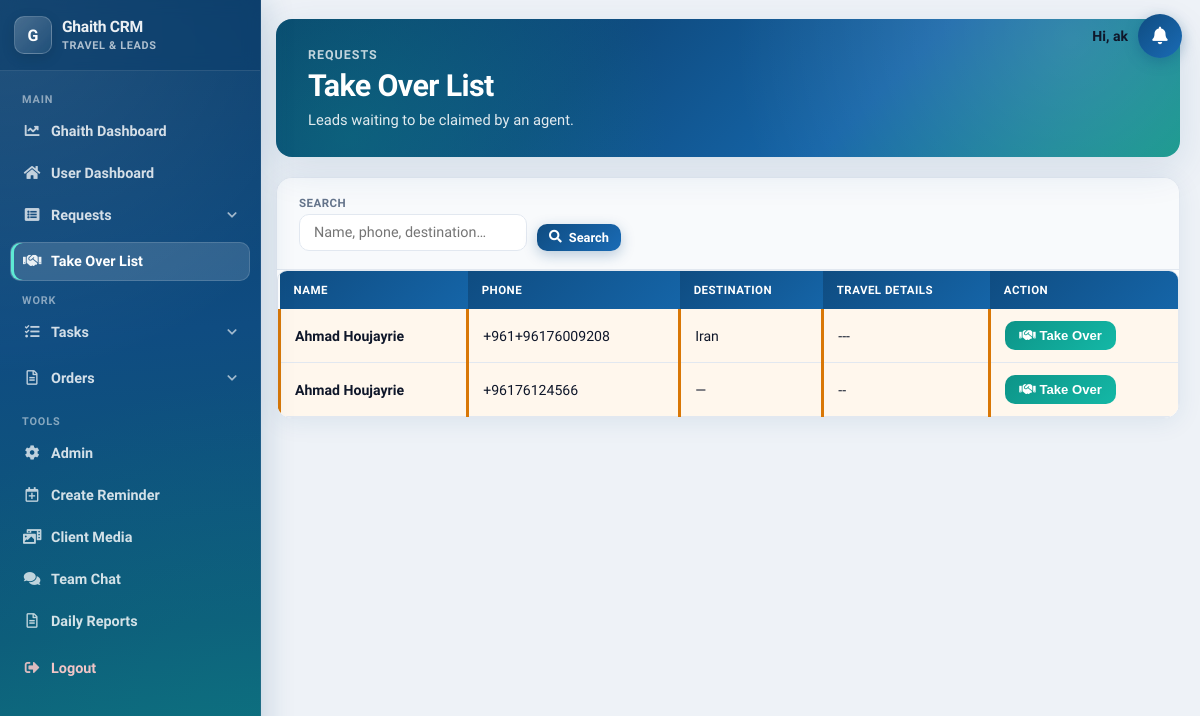
The page /takeover/ (signed in) on the database as committed earlier.
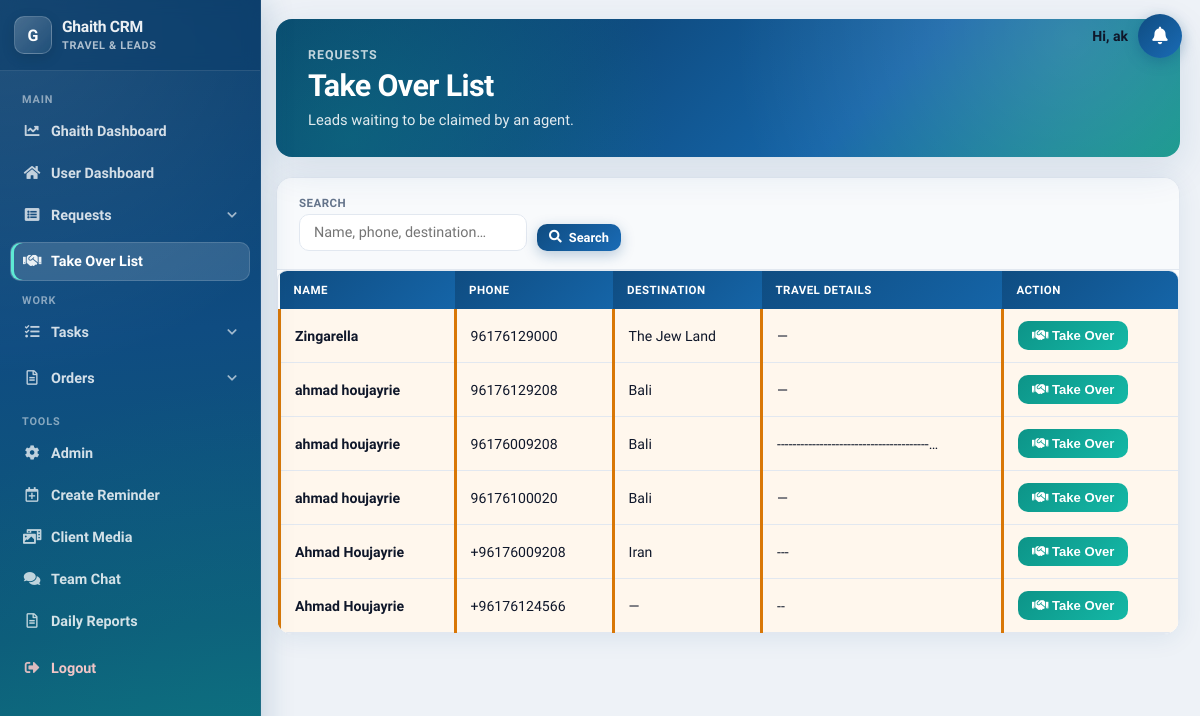
The same page on the database as committed later.
### display/models.py (models this page shows, shortened)
class Lead(models.Model):
    reason_of_travel = models.TextField(blank=True, null=True)
    why_this_destination = models.TextField(blank=True, null=True)
    travel_dates_flexible = models.BooleanField(blank=True, default=False)
    budget_range_from = models.PositiveIntegerField(blank=True, null=True)
    budget_range_to = models.PositiveIntegerField(blank=True, null=True)
    name = models.CharField(max_length=100)
    email = models.EmailField(blank=True, null=True)
    country_code = models.CharField(max_length=5, default='+961')
    phone = models.CharField(max_length=15)
    CHANNEL_CHOICES = [
        ('', 'Select Channel'),
        ('Facebook', 'Facebook'),
        ('Whatsapp', 'Whatsapp'),
        ('Referral', 'Referral'),
        ('Direct', 'Direct'),
        ('Website', 'Website'),
        ('Instagram', 'Instagram'),
    ]
    channel = models.CharField(max_length=100, choices=CHANNEL_CHOICES, blank=True)
    SERVICE_CHOICES = [
        ('hotel', 'Hotel'),
        ('ticket', 'Ticket'),
        ('visa', 'Visa'),
        ('package', 'Package'),
        ('travel insurance', 'Travel Insurance'),
    ]
    STATUS_CHOICES = [
        ('onhold', 'On Hold'),
        ('processing', 'Processing'),
        ('negotiation', 'Negotiation'),
        ('finalized', 'Finalized'),
        ('followup', 'Follow-Up'),
        ('done', 'Unqualified'),
    ]
    type_of_service = models.CharField(max_length=50, choices=SERVICE_CHOICES, blank=True, default='')
    status = models.CharField(max_length=50, choices=STATUS_CHOICES, blank=True, default='onhold')
    status_changed_at = models.DateTimeField(null=True, blank=True)
    destination = models.CharField(max_length=200, blank=True, choices=get_destination_choices)
    pax = models.CharField(max_length=100, blank=True, default='')
    duration = models.CharField(max_length=200, blank=True, default='')
    travel_date_from = models.DateField(blank=True, null=True)
    travel_date_to = models.DateField(blank=True, null=True)
    selling_price = models.CharField(max_length=200, blank=True)
    net = models.CharField(max_length=200, blank=True, default='')
    profit = models.CharField(max_length=200, blank=True)
    date_notes = models.TextField(blank=True, null=True)
    special_request = models.TextField(blank=True)
    urgent = models.BooleanField(default=False)
    assignment_notes = models.TextField(blank=True)
    supplier = models.CharField(max_length=200, blank=True)
    sold = models.BooleanField(blank=True, default=False)
    lost = models.BooleanField(blank=True, default=False)
    finalization_notes = models.TextField(blank=True, null=True)
    assigned_to = models.ForeignKey(User, on_delete=models.CASCADE, related_name="current")
    assigned_at = models.DateTimeField(null=True, blank=True)
    attachments = models.ManyToManyField(Attachment, blank=True)
    follow_up = models.DateField(blank=True, null=True)
    created_at = models.DateTimeField(auto_now_add=True, editable=False)
    last_modified = models.DateTimeField(auto_now=True, editable=True)
    takeover = models.BooleanField(default=True)
    special_takeover = models.BooleanField(default=False)  # New field
    takeover_added_at = models.DateTimeField(null=True, blank=True)
    period = models.PositiveIntegerField(default=20)
    is_archived = models.BooleanField(default=False)
    offer_prepared = models.BooleanField(default=False)
    offer_details = models.TextField(blank=True, null=True)
    moved_to_negotiation = models.BooleanField(default=False)  # New field

### display/views.py (the view, shortened to what this page needs)
# urls.py: path('takeover/', views.takeover_list, name='takeover_list'),
@login_required(login_url="/login/")
def takeover_list(request):
    search_query = request.GET.get('search', '')
    leads = Lead.objects.filter(takeover=True).order_by('-created_at')
    for lead in leads:
        if lead.takeover_added_at and lead.takeover_added_at < timezone.now() - timedelta(hours=5):
            lead.is_highlighted = True
        else:
            lead.is_highlighted = False
    return render(request, 'takeover_list.html', {
        'leads': leads,
    })

### display/templates/takeover_list.html (shortened to what this page needs)
<!DOCTYPE html>
<html lang="en">
<head>
</head>
<body>
{% include 'navbar.html' %}
<div class="req-wrap">
    <header class="req-hero">
        <div class="req-hero__bg"></div>
        <div class="req-hero__content">
            <div class="req-hero__eyebrow">Requests</div>
            <h1 class="req-hero__title">Take Over List</h1>
            <p class="req-hero__sub">Leads waiting to be claimed by an agent.</p>
        </div>
    </header>
    <div class="req-card">
        <div class="req-filters">
            <form method="GET" action="{% url 'takeover_list' %}">
                <div class="req-filter-group">
                    <span class="req-filter-label">Search</span>
                    <input type="text" name="search" placeholder="Name, phone, destination…" class="req-input" value="{{ request.GET.search }}">
                </div>
                <button type="submit" class="req-btn req-btn--primary req-btn--sm"><i class="fas fa-search"></i> Search</button>
            </form>
        </div>
        <div class="req-table-wrap">
            <table class="req-table table">
                <thead>
                    <tr><th>Name</th><th>Phone</th><th>Destination</th><th>Travel Details</th><th>Action</th></tr>
                </thead>
                <tbody>
                    {% for lead in leads %}
                    <tr class="{% if lead.is_highlighted %}highlighted{% endif %}">
                        <td data-label="Name"><strong>{{ lead.name }}</strong></td>
                        <td data-label="Phone">{{ lead.phone }}</td>
                        <td data-label="Destination">{{ lead.destination|default:"—" }}</td>
                        <td data-label="Details">{{ lead.reason_of_travel|truncatechars:40|default:"—" }}</td>
                        <td data-label="Action">
                            <button type="button" class="takeover-button" data-lead-id="{{ lead.id }}"><i class="fas fa-handshake"></i> Take Over</button>
                        </td>
                    </tr>
                    {% empty %}
                    <tr><td colspan="5"><div class="req-empty"><i class="fas fa-inbox"></i>No leads in takeover list.</div></td></tr>
                    {% endfor %}
                </tbody>
            </table>
        </div>
    </div>
</div>
</body>
</html>

### dashboard/templates/navbar.html
﻿{% include 'shared/navbar_unified.html' %}

### display/templates/shared/navbar_unified.html (shortened to what this page needs)
{% load static %}
<link rel="stylesheet" href="https://cdnjs.cloudflare.com/ajax/libs/font-awesome/5.15.4/css/all.min.css">
<link rel="stylesheet" type="text/css" href="{% static 'css/navbar-unified.css' %}">
<link rel="stylesheet" type="text/css" href="{% static 'css/requests-modern.css' %}">
<link rel="stylesheet" type="text/css" href="{% static 'css/app-modern-global.css' %}">
{% include 'shared/notification_bell.html' %}
<aside class="app-nav" id="appNav">
  <div class="app-nav__header">
    <div class="app-nav__brand">
      <span class="app-nav__brand-mark" aria-hidden="true">G</span>
      <div class="app-nav__brand-text">
        <strong>Ghaith CRM</strong>
        <small>Travel &amp; Leads</small>
      </div>
    </div>
  </div>
  <nav class="app-nav__menu" aria-label="Main">
    <div class="app-nav__section-label">Main</div>
    <a class="app-nav__item" href="{% url 'stats_dashboard' %}">
      <i class="fas fa-chart-line"></i><span>Ghaith Dashboard</span>
    </a>
    <a class="app-nav__item" href="{% url 'calendar' %}">
      <i class="fas fa-home"></i><span>User Dashboard</span>
    </a>
    <details class="app-nav__group">
      <summary><i class="fas fa-list-alt"></i><span>Requests</span><i class="fas fa-chevron-down app-nav__chevron" aria-hidden="true"></i></summary>
    </details>
    <a class="app-nav__item" href="{% url 'takeover_list' %}">
      <i class="fas fa-handshake"></i><span>Take Over List</span>
    </a>
    <div class="app-nav__section-label">Work</div>
    <details class="app-nav__group">
      <summary><i class="fas fa-tasks"></i><span>Tasks</span><i class="fas fa-chevron-down app-nav__chevron" aria-hidden="true"></i></summary>
    </details>
    <details class="app-nav__group">
      <summary><i class="far fa-file-alt"></i><span>Orders</span><i class="fas fa-chevron-down app-nav__chevron" aria-hidden="true"></i></summary>
    </details>
    <div class="app-nav__section-label">Tools</div>
    {% if user.is_staff %}
    <a class="app-nav__item" href="{% url 'admin:index' %}">
      <i class="fas fa-cog"></i><span>Admin</span>
    </a>
    {% endif %}
    <a class="app-nav__item" href="{% url 'event_new' %}" target="_blank" rel="noopener noreferrer">
      <i class="far fa-calendar-plus"></i><span>Create Reminder</span>
    </a>
    <a class="app-nav__item" href="{% url 'client_media_uploads_list' %}">
      <i class="fas fa-photo-video"></i><span>Client Media</span>
    </a>
    <a class="app-nav__item" href="{% url 'notifications_chat' %}">
      <i class="fas fa-comments"></i><span>Team Chat</span>
    </a>
    <a class="app-nav__item" href="{% url 'list_daily_reports' %}">
      <i class="far fa-file-alt"></i><span>Daily Reports</span>
    </a>
    <a class="app-nav__item app-nav__item--danger" href="{% url 'logout-user' %}">
      <i class="fas fa-sign-out-alt"></i><span>Logout</span>
    </a>
  </nav>
</aside>

### display/templates/shared/notification_bell.html (shortened to what this page needs)
{% load static %}
{% if user.is_authenticated %}
<link rel="stylesheet" href="{% static 'css/crm-notifications.css' %}">
<div class="crm-notify" id="crmNotify">
  <span class="crm-notify__greeting">Hi, {% if user.get_full_name %}{{ user.get_full_name }}{% else %}{{ user.username }}{% endif %}</span>
  <button type="button" class="crm-notify__bell" id="crmNotifyBell" aria-label="Notifications" aria-expanded="false">
    <i class="fas fa-bell"></i>
  </button>
</div>
{% endif %}

### static/css/navbar-unified.css (style rules this page uses)
.app-nav { position: fixed; top: 0; left: 0; width: 260px; height: 100vh; z-index: 1001; overflow-y: auto; overflow-x: clip; font-family: var(--req-font, 'Plus Jakarta Sans', system-ui, sans-serif); color: rgba(255, 255, 255, 0.92); background: linear-gradient(175deg, #0a3d6b 0%, #0f4c81 42%, #0d5a7a 78%, #0d9488 140%); box-shadow: 4px 0 28px rgba(15, 76, 129, 0.18); border-right: 1px solid rgba(255, 255, 255, 0.08); }
.app-nav::before { content: ''; position: absolute; inset: 0; background: radial-gradient(circle at 0% 0%, rgba(255, 255, 255, 0.1) 0%, transparent 45%), radial-gradient(circle at 100% 100%, rgba(13, 148, 136, 0.25) 0%, transparent 50%); pointer-events: none; }
.app-nav__header { position: sticky; top: 0; z-index: 2; display: flex; align-items: center; justify-content: space-between; gap: 10px; padding: 16px 14px; border-bottom: 1px solid rgba(255, 255, 255, 0.12); background: rgba(10, 61, 107, 0.55); backdrop-filter: blur(8px); }
.app-nav__brand { display: flex; align-items: center; gap: 10px; min-width: 0; }
.app-nav__brand-mark { flex-shrink: 0; width: 36px; height: 36px; border-radius: 10px; display: inline-flex; align-items: center; justify-content: center; font-size: 1rem; font-weight: 800; color: #fff; background: linear-gradient(135deg, rgba(255, 255, 255, 0.22), rgba(255, 255, 255, 0.06)); border: 1px solid rgba(255, 255, 255, 0.2); box-shadow: 0 4px 14px rgba(0, 0, 0, 0.12); }
.app-nav__brand-text { display: flex; flex-direction: column; min-width: 0; }
.app-nav__brand-text strong { font-size: 0.98rem; font-weight: 800; letter-spacing: -0.02em; line-height: 1.2; }
.app-nav__brand-text small { font-size: 0.68rem; font-weight: 600; letter-spacing: 0.06em; text-transform: uppercase; opacity: 0.72; margin-top: 2px; }
.app-nav__menu { position: relative; z-index: 1; padding: 12px 10px 20px; }
.app-nav__section-label { padding: 10px 12px 6px; font-size: 0.68rem; font-weight: 700; letter-spacing: 0.08em; text-transform: uppercase; color: rgba(255, 255, 255, 0.5); }
.app-nav__item, .app-nav__group > summary, .app-nav__group > a { display: flex; align-items: center; gap: 10px; width: 100%; box-sizing: border-box; color: rgba(255, 255, 255, 0.82); text-decoration: none; padding: 10px 12px; border-radius: var(--req-radius-sm, 10px); margin-bottom: 3px; font-size: 0.9rem; font-weight: 600; border: 1px solid transparent; transition: background 0.15s ease, color 0.15s ease, border-color 0.15s ease; }
.app-nav__group > summary > span { flex: 1; min-width: 0; }
.app-nav__item > i, .app-nav__group > summary > i:not(.app-nav__chevron) { width: 18px; flex-shrink: 0; text-align: center; opacity: 0.9; font-size: 0.92rem; }
.app-nav__item.is-active, .app-nav__group > a.is-active { background: rgba(255, 255, 255, 0.14); color: #fff; border-color: rgba(255, 255, 255, 0.14); box-shadow: inset 3px 0 0 #5eead4; }
.app-nav__item--danger { margin-top: 8px; color: rgba(254, 202, 202, 0.95); }
.app-nav__group { margin-bottom: 4px; }
.app-nav__group > summary { list-style: none; cursor: pointer; padding-right: 10px; }
.app-nav__group > summary::marker { content: ''; display: none; }
.app-nav__chevron { flex-shrink: 0; margin-left: auto; width: 14px; font-size: 0.68rem; opacity: 0.75; text-align: center; transition: transform 0.2s ease; }

### static/css/crm-notifications.css (style rules this page uses)
.crm-notify { position: fixed; top: 14px; right: 18px; z-index: 1003; display: flex; align-items: center; gap: 10px; }
.crm-notify__greeting { font-size: 0.88rem; font-weight: 700; color: var(--req-text, #0f172a); white-space: nowrap; max-width: 200px; overflow: hidden; text-overflow: ellipsis; font-family: var(--req-font, 'Plus Jakarta Sans', system-ui, sans-serif); }
.crm-notify__bell { position: relative; width: 44px; height: 44px; border: 0; border-radius: 50%; background: linear-gradient(135deg, var(--req-primary, #0f4c81), var(--req-primary-light, #1a6bb5)); color: #fff; font-size: 1.1rem; cursor: pointer; box-shadow: 0 4px 14px rgba(15, 76, 129, 0.35); }

Rows that differ between the two databases and show on the page:
added Lead: name "Zingarella", phone "96176129000", destination "The Jew Land", reason_of_travel "—"
added Lead: name "ahmad houjayrie", phone "96176129208", destination "Bali", reason_of_travel "—"
added Lead: name "ahmad houjayrie", phone "96176009208", destination "Bali", reason_of_travel "---------------------------------------…"
added Lead: name "ahmad houjayrie", phone "96176100020", destination "Bali", reason_of_travel "—"
changed Lead "Iran": phone "+961+96176009208" → "+96176009208"
